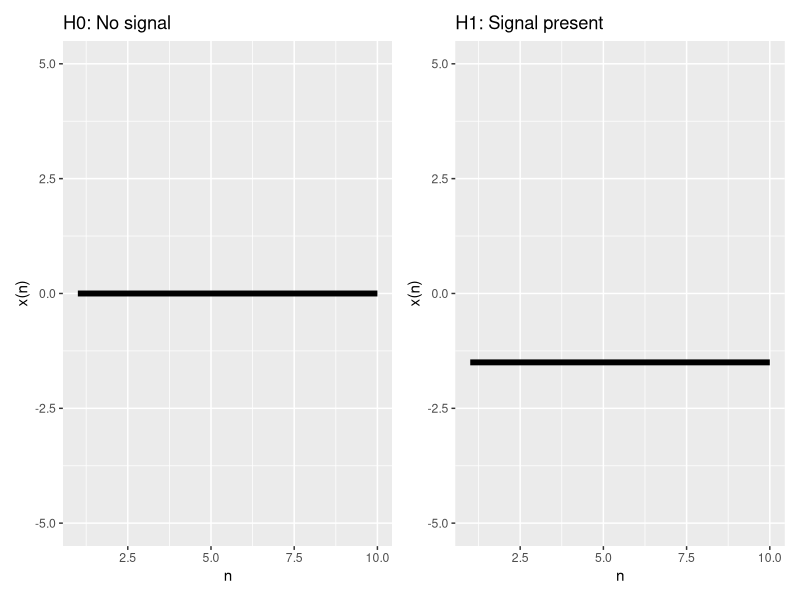
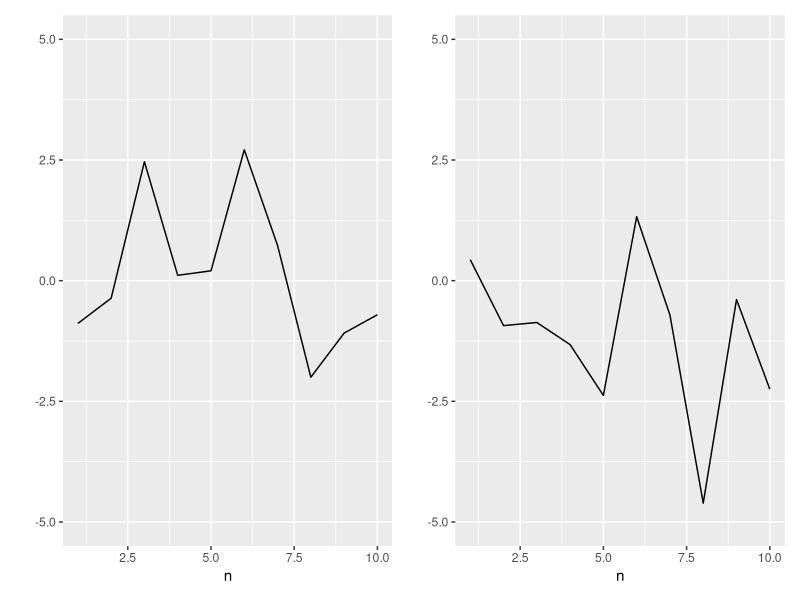
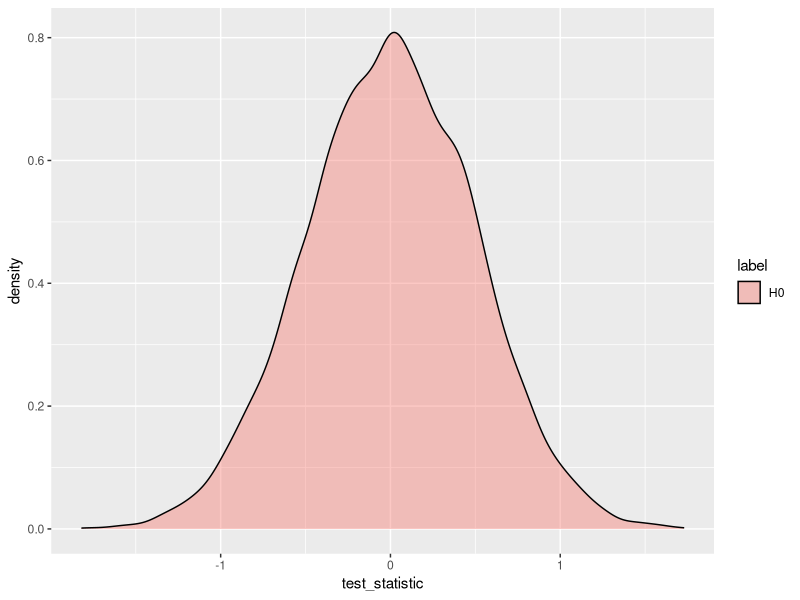
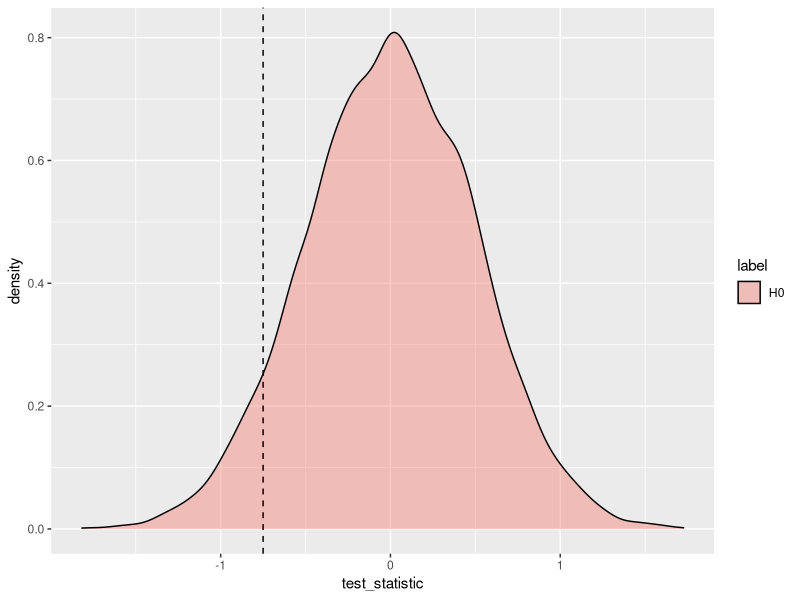
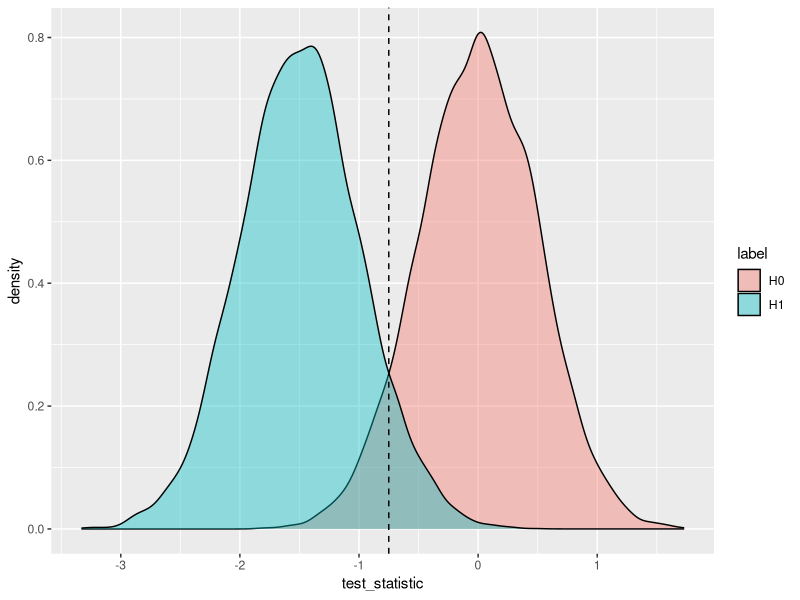
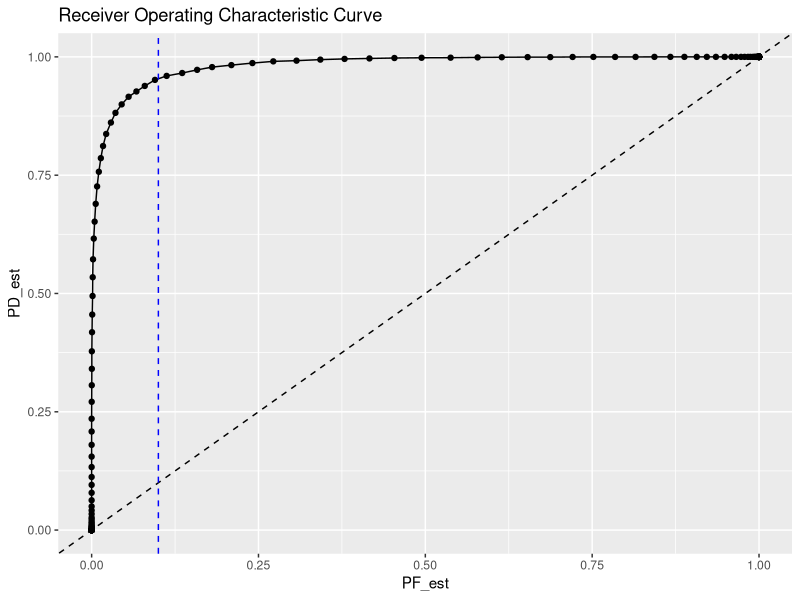

These charts were generated, in order, by the following R code:
## ---- chunk 1
library(tidyverse)
library(ggplot2)
library(patchwork)

## ---- chunk 2
# Signal model
A <- -1.5
k <- 10

s <- rep(A, k)

dat <- data.frame('n' = seq(1, k), 's' = s)

## ---- chunk 3
ylimits <- c(-5,5)
p1 <- ggplot(dat, aes(x=n, y = 0)) + geom_line(linewidth = 2) + ylim(ylimits) + 
  ylab('x(n)') + xlab('n') + ggtitle('H0: No signal')

p2 <- ggplot(dat, aes(x=n, y = A)) + geom_line(linewidth = 2) + ylim(ylimits) + 
  ylab('x(n)') + xlab('n') + ggtitle('H1: Signal present')

p1 + p2

## ---- chunk 4
# Noise model: W ~ N(0, 1)
mu_w <- 0
var_w <- 2.5
sd_w <- sqrt(var_w)

set.seed(123)
w <- rnorm(k, mean = mu_w, sd = sd_w)

dat <- dat %>% bind_cols('w' = w)

# Signal + noise
x <- s + rnorm(k, mean = mu_w, sd = sd_w)
dat <- dat %>% bind_cols('x' = x)

## ---- chunk 5
p1 <- ggplot(dat, aes(x=n, y = w)) + geom_line() + ylim(ylimits) +
  ylab('')
#+
#  ggtitle("H0: Noise only")
p2 <- ggplot(dat, aes(x=n, y = x)) + geom_line() + ylim(ylimits) +
  ylab('')
#+ 
 # ggtitle("H1: Signal + Noise")
p1 + p2

## ---- chunk 6
dat %>% select(w, x) %>% colMeans()

## ---- chunk 7

# number of MonteCarlo trials
repM <- 10000 

# Signal model
A = -1.5
k <- 10
s <- rep(A, k)
dat <- data.frame('n' = seq(1, k), 's' = s)

# Noise model
mu_w <- 0
var_w <- 2.5
sd_w <- sqrt(var_w)

#w <- rnorm(k, mean = mu_w, sd = sd_w)
#dat <- dat %>% bind_cols('w' = w)

# Signal + noise
#x <- s + rnorm(k, mean = mu_w, sd = sd_w)
#dat <- dat %>% bind_cols('x' = x)
#dat <- data.frame('n' = seq(1, k), 's' = s)


# Simulate H0 case repM times: estimate PF
test_statistic_h0 = NA
for(iM in 1:repM){
  w <- rnorm(k, mean = mu_w, sd = sd_w)
  test_statistic_h0[iM] <- mean(w)
}

# Simulate H1 case repM times: estimate PD
test_statistic_h1 = NA
for(iM in 1:repM){
  x <- A + rnorm(k, mean = mu_w, sd = sd_w)
  test_statistic_h1[iM] <- mean(x)
}

dat_sim <- 
  data.frame('test_statistic' = test_statistic_h0, 
             'label' = 'H0') %>% 
  bind_rows(data.frame('test_statistic' = test_statistic_h1, 
                       'label' = 'H1')) %>%
  mutate(
    A = A
  )

#write.csv(dat_sim, 'dat_sim_A_1.csv', row.names = F)

## ---- chunk 8
ggplot(data = dat_sim %>% filter(label == 'H0'), aes(x=test_statistic, fill = label)) + 
  geom_density(alpha = 0.4) 


## ---- chunk 9
th <- A/2

ggplot(data = dat_sim %>% filter(label == 'H0'), aes(x=test_statistic, fill = label)) + 
  geom_density(alpha = 0.4) + 
  geom_vline(xintercept = th, linetype = 'dashed')

## ---- chunk 10
pf_est <- sum(test_statistic_h0 < th)/repM
pf_est
## ---- chunk 11
ggplot(data = dat_sim, aes(x=test_statistic, fill = label)) + 
  geom_density(alpha = 0.4) + 
  geom_vline(xintercept = th, linetype = 'dashed')

## ---- chunk 12
pd_est <- sum(test_statistic_h1 < th)/repM
pd_est


## ---- chunk 13
aTh <- seq(-5, 5, by = 0.05)
PD_est <- NA
PF_est <- NA

for(i in 1:length(aTh)){
  th <- aTh[i]
  PD_est[i] <- sum(test_statistic_h1 < th)/repM
  PF_est[i] <- sum(test_statistic_h0 < th)/repM
}


dat_perf <- data.frame('th'=aTh, 'PF_est' = PF_est, 'PD_est' = PD_est)

ggplot(data = dat_perf,
       aes(x = PF_est, y = PD_est)) + 
  geom_line() + geom_point() +
  geom_abline(linetype = 'dashed') + 
  ggtitle('Receiver Operating Characteristic Curve') + 
  geom_vline(xintercept = 0.1, linetype = 'dashed', color = "blue")

## ---- chunk 14
dat_perf %>% filter(PF_est < 0.1) %>% 
  arrange(PF_est) %>% last()

